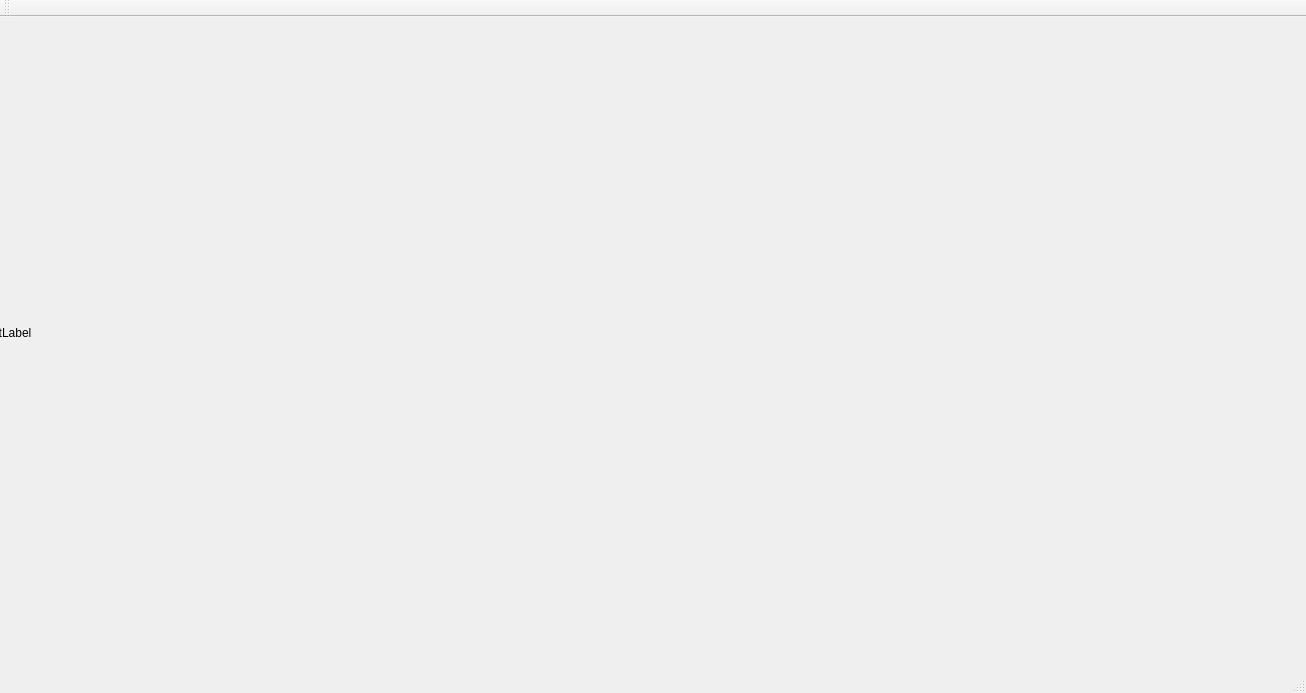
<?xml version="1.0" encoding="UTF-8"?>
<ui version="4.0">
 <class>MainWindow</class>
 <widget class="QMainWindow" name="MainWindow">
  <property name="geometry">
   <rect>
    <x>0</x>
    <y>0</y>
    <width>1306</width>
    <height>693</height>
   </rect>
  </property>
  <property name="windowTitle">
   <string>MainWindow</string>
  </property>
  <widget class="QWidget" name="centralWidget">
   <widget class="QLabel" name="base">
    <property name="geometry">
     <rect>
      <x>-20</x>
      <y>10</y>
      <width>1041</width>
      <height>611</height>
     </rect>
    </property>
    <property name="text">
     <string>TextLabel</string>
    </property>
   </widget>
  </widget>
  <widget class="QMenuBar" name="menuBar">
   <property name="geometry">
    <rect>
     <x>0</x>
     <y>0</y>
     <width>1306</width>
     <height>21</height>
    </rect>
   </property>
  </widget>
  <widget class="QToolBar" name="mainToolBar">
   <attribute name="toolBarArea">
    <enum>TopToolBarArea</enum>
   </attribute>
   <attribute name="toolBarBreak">
    <bool>false</bool>
   </attribute>
  </widget>
  <widget class="QStatusBar" name="statusBar"/>
 </widget>
 <layoutdefault spacing="6" margin="11"/>
 <resources/>
 <connections/>
</ui>
